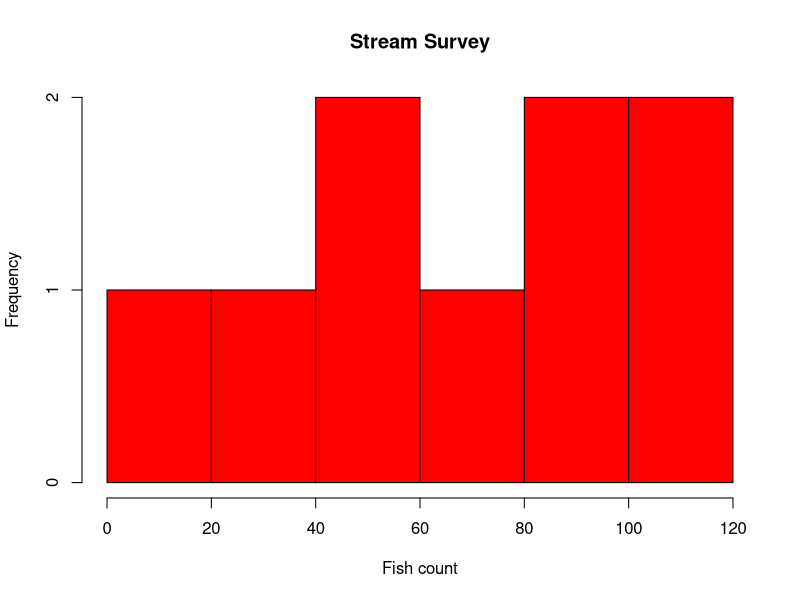

Source code (R):
Input = (
  "Stream                    Fish
  Mill_creek_1                76
  Mill_creek_2               102
  North_branch_rock_creek_1   12
  North_branch_rock_creek_2   39
  Rock_creek_1                55
  Rock_creek_2                93
  Rock_creek_3                98
  Rock_creek_4                53
  Turkey_branch              102
  "
)

Data = read.table(textConnection(Input), header = TRUE)
mean(Data$ Fish)

median(Data$ Fish)

mode(Data$ Fish)

hist(Data$ Fish,
     col = "red",
     main = "Stream Survey",
     xlab = "Fish count")

sd(Data$ Fish)

summary(Data$ Fish)
